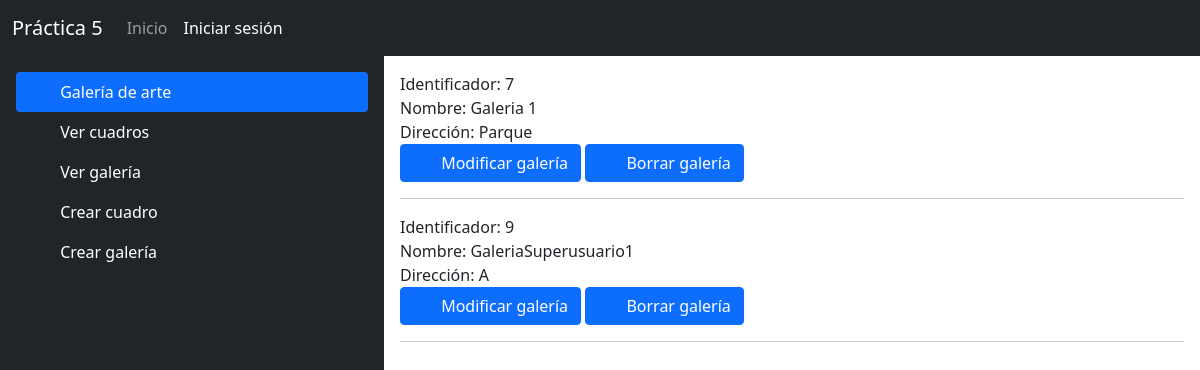
The page /ver_galeria on the database its author committed.
### galerias/models.py (models this page shows, shortened)
class Galeria(models.Model):
    nombre = models.CharField(max_length=200)
    direccion = models.CharField(max_length=100)

### galerias/views.py (the view)
# urls.py: path('ver_galeria', views.ver_galeria, name="ver_galeria"),
def ver_galeria(request):
    galerias = Galeria.objects.all()
    return render(request, 'ver_galeria.html', {"galerias":galerias})

### galerias/templates/ver_galeria.html
{% extends 'index.html' %}
{% block contenido %}
    {% for galeria in galerias %}
        Identificador: {{ galeria.id }}
        <br>
        Nombre: {{ galeria.nombre }}
        <br>
        Dirección: {{ galeria.direccion }}
        <br>
        <a href="./modificar_galeria/{{ galeria.id }}" class="btn btn-primary">
            <svg class="bi me-2" width="16" height="16"></svg>
            Modificar galería
        </a>
        <a href="./borrar_galeria/{{ galeria.id }}" class="btn btn-primary">
            <svg class="bi me-2" width="16" height="16"></svg>
            Borrar galería
        </a>
        <hr>
    {% endfor %}
{% endblock %}

### rows shown on the page
Galeria: id "7", nombre "Galeria 1", direccion "Parque"
Galeria: id "9", nombre "GaleriaSuperusuario1", direccion "A"
